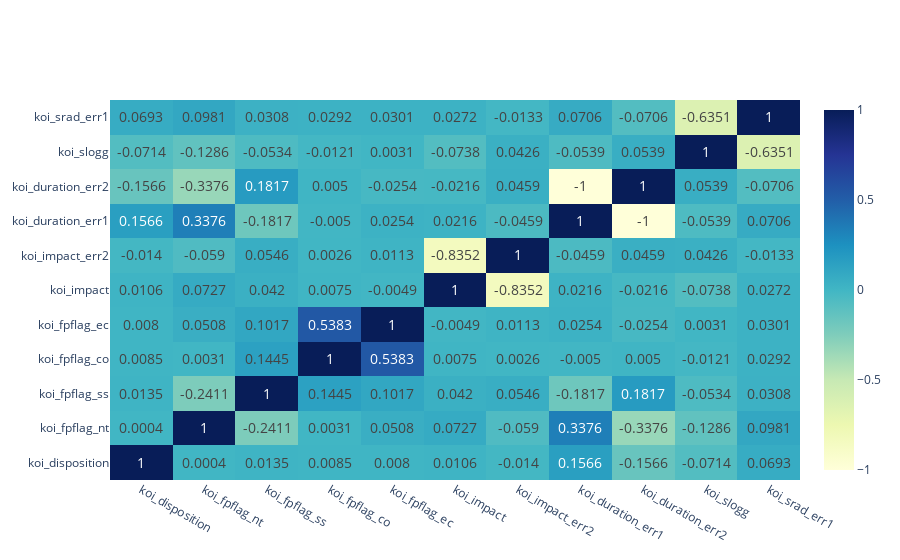

The code cell stored with this chart in its notebook:
### Code cell
fig = go.Figure(data=go.Heatmap(z = rel_correlation.round(3).values.tolist(),
                                x = rel_correlation.columns.to_list(),
                                y = rel_correlation.index.to_list(),
                                colorscale = 'ylgnbu',
                                text = rel_correlation.round(4).values,
                                texttemplate = "%{text}",
                                textfont = {"size":12}))
fig.show()
